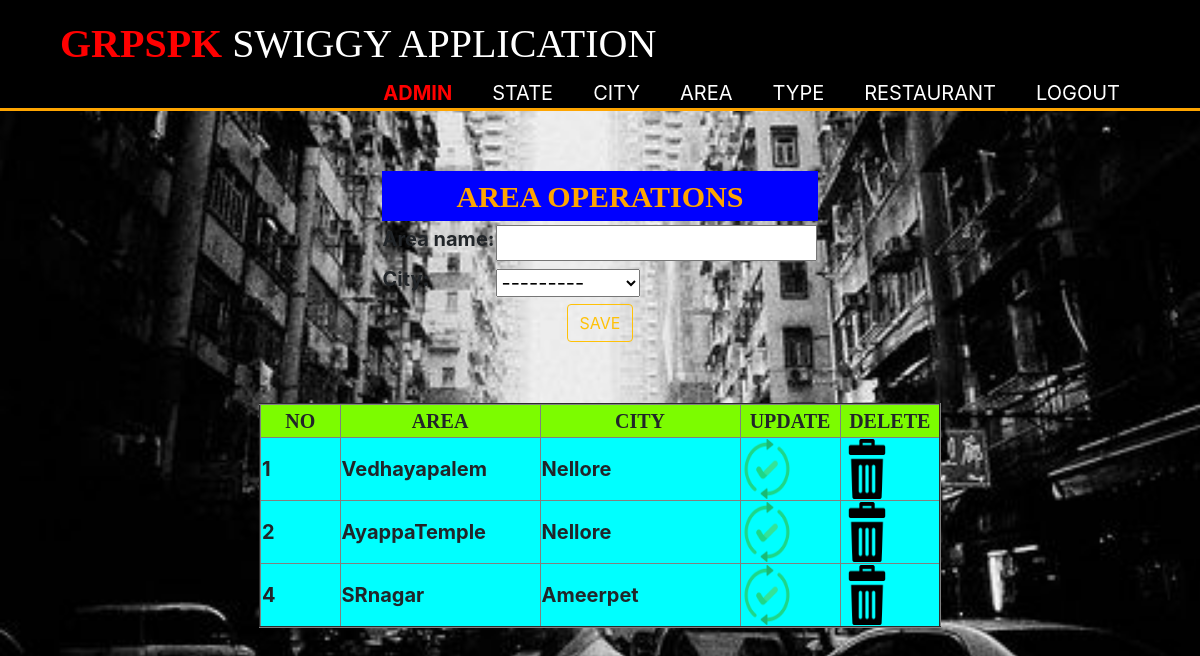
The app's page /open_area/ (signed in) with its own data.
### s_admin/models.py (models this page shows, shortened)
class Areamodel(models.Model):
    area_no=models.AutoField(primary_key=True)
    area_name=models.CharField(max_length=40)
    city=models.ForeignKey(Citymodel,on_delete=models.CASCADE)

class Citymodel(models.Model):
    city_no=models.AutoField(primary_key=True)
    city_name=models.CharField(max_length=30)
    state=models.ForeignKey(Statemodel,on_delete=models.CASCADE)
    def __str__(self):
        return self.city_name

### s_admin/views.py (the view, shortened to what this page needs)
# urls.py: path('open_area/',views.open_area.as_view(),name='open_area'),
class open_area(View):
    def get(self,request):
        return render(request,"s_admin/open_area.html",{'af':Areaform(),'adata':Areamodel.objects.all()})

### s_admin/forms.py
class Areaform(forms.ModelForm):
    class Meta:
        model=Areamodel
        fields="__all__"
        exclude=('area_no',)

### templates/s_admin/open_area.html (shortened to what this page needs)
{% extends 's_admin/admin_main_page.html' %}
{% block admin_main_page %}
{% load static %}
    <link rel="stylesheet" href="{% static 'css/adm_bck_ar.css' %}">
    {% if request.session.status %}
        {% if af %}
        <br>
        <br>
        <form method="post">
        <table align="center">
        <tr>
            <th colspan="3" style="text-align: center;font-family: Algerian;font-size: 30px;background-color:blue;color: orange" height="50px">AREA OPERATIONS</th>
        </tr>
        <tr>
            <th>{{ af }}</th>
        </tr>
        <tr>
            <th colspan="2" style="text-align: center"><button type="submit" class="btn btn-outline-warning">SAVE</button></th>
        </tr>
        </table>
        </form>
            {% endif %}
        <br><br>
        <table align="center" border="2">
        <tr bgcolor="#7cfc00">
            <th style="font-size: 20px;text-align: center;font-family: Algerian" width="80px">NO</th>
            <th style="font-size: 20px;text-align: center;font-family: Algerian" width="200px">AREA</th>
            <th style="font-size: 20px;text-align: center;font-family: Algerian" width="200px">CITY</th>
            <th style="font-size: 20px;text-align: center;font-family: Algerian" width="100px">UPDATE</th>
            <th style="font-size: 20px;text-align: center;font-family: Algerian" width="100px">DELETE</th>
        </tr>
        {% for x in adata %}
            <tr bgcolor="aqua">
            <th>{{ x.area_no }}</th>
            <th>{{ x.area_name }}</th>
            <th>{{ x.city }}</th>
            <th>
                <a href="{% url 'update_area' %}?ano={{ x.area_no }}&aname={{ x.area_name }}">
                <img src="{% static 'images/refresh.png' %}" height="60px" width="50px">
                </a>
            </th>
            <th>
                <a href="{% url 'delete_area' %}?ano={{ x.area_no }}">
                <img src="{% static 'images/bin.png' %}" height="60px" width="50px">
                </a>
            </th>
            </tr>
        {% endfor %}
        </table>
    {% else %}
        <h3 style="text-align: center;font-size: 20px;font-family: 'Agency FB';color: red">PLEASE DO LOGIN FIRST!!!!!!!!!!</h3>
    {% endif %}
{% endblock %}

### s_admin/static/css/main_page.css (style rules this page uses)
body { background-color: lightgrey; padding: 0; margin: 0; font-size: 20px; }

### s_admin/static/css/adm_bck_ar.css (style rules this page uses)
body { background: url("../images/adm_ar.jpg") 0 -600px; background-size: 100%; }

### records on screen
Areamodel: area_no "1", area_name "Vedhayapalem", city "Nellore"
Areamodel: area_no "2", area_name "AyappaTemple", city "Nellore"
Areamodel: area_no "4", area_name "SRnagar", city "Ameerpet"
